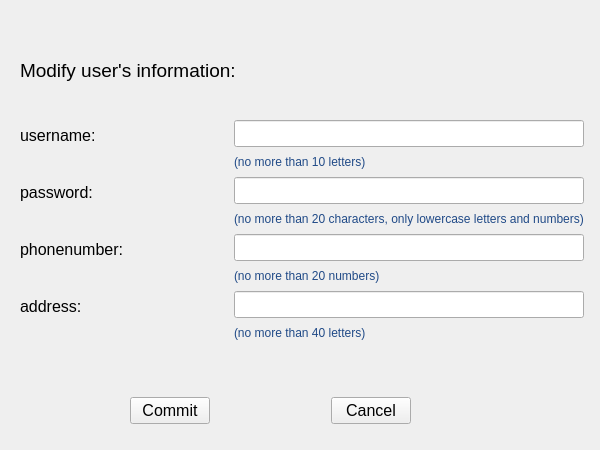
<?xml version="1.0" encoding="UTF-8"?>
<ui version="4.0">
 <class>mdfuserWidget</class>
 <widget class="QWidget" name="mdfuserWidget">
  <property name="geometry">
   <rect>
    <x>0</x>
    <y>0</y>
    <width>600</width>
    <height>450</height>
   </rect>
  </property>
  <property name="minimumSize">
   <size>
    <width>600</width>
    <height>450</height>
   </size>
  </property>
  <property name="maximumSize">
   <size>
    <width>600</width>
    <height>450</height>
   </size>
  </property>
  <property name="windowTitle">
   <string>Modify user's information</string>
  </property>
  <widget class="QWidget" name="layoutWidget">
   <property name="geometry">
    <rect>
     <x>20</x>
     <y>120</y>
     <width>564</width>
     <height>222</height>
    </rect>
   </property>
   <layout class="QHBoxLayout" name="horizontalLayout">
    <item>
     <layout class="QVBoxLayout" name="verticalLayout">
      <item>
       <widget class="QLabel" name="usernameLabel">
        <property name="font">
         <font>
          <pointsize>12</pointsize>
         </font>
        </property>
        <property name="text">
         <string>username:</string>
        </property>
       </widget>
      </item>
      <item>
       <spacer name="horizontalSpacer">
        <property name="orientation">
         <enum>Qt::Horizontal</enum>
        </property>
        <property name="sizeHint" stdset="0">
         <size>
          <width>40</width>
          <height>20</height>
         </size>
        </property>
       </spacer>
      </item>
      <item>
       <widget class="QLabel" name="pswdLabel">
        <property name="font">
         <font>
          <pointsize>12</pointsize>
         </font>
        </property>
        <property name="text">
         <string>password:</string>
        </property>
       </widget>
      </item>
      <item>
       <spacer name="horizontalSpacer_2">
        <property name="orientation">
         <enum>Qt::Horizontal</enum>
        </property>
        <property name="sizeHint" stdset="0">
         <size>
          <width>40</width>
          <height>20</height>
         </size>
        </property>
       </spacer>
      </item>
      <item>
       <widget class="QLabel" name="phonenumLabel">
        <property name="font">
         <font>
          <pointsize>12</pointsize>
         </font>
        </property>
        <property name="text">
         <string>phonenumber:</string>
        </property>
       </widget>
      </item>
      <item>
       <spacer name="horizontalSpacer_3">
        <property name="orientation">
         <enum>Qt::Horizontal</enum>
        </property>
        <property name="sizeHint" stdset="0">
         <size>
          <width>40</width>
          <height>20</height>
         </size>
        </property>
       </spacer>
      </item>
      <item>
       <widget class="QLabel" name="addrLabel">
        <property name="font">
         <font>
          <pointsize>12</pointsize>
         </font>
        </property>
        <property name="text">
         <string>address:</string>
        </property>
       </widget>
      </item>
      <item>
       <spacer name="horizontalSpacer_4">
        <property name="orientation">
         <enum>Qt::Horizontal</enum>
        </property>
        <property name="sizeHint" stdset="0">
         <size>
          <width>40</width>
          <height>20</height>
         </size>
        </property>
       </spacer>
      </item>
     </layout>
    </item>
    <item>
     <layout class="QVBoxLayout" name="verticalLayout_2">
      <item>
       <widget class="QLineEdit" name="usernameLineEdit">
        <property name="font">
         <font>
          <pointsize>12</pointsize>
         </font>
        </property>
       </widget>
      </item>
      <item>
       <widget class="QLabel" name="usernameTip">
        <property name="text">
         <string>&lt;html&gt;&lt;head/&gt;&lt;body&gt;&lt;p&gt;&lt;span style=&quot; color:#204a87;&quot;&gt;(no more than 10 letters)&lt;/span&gt;&lt;/p&gt;&lt;/body&gt;&lt;/html&gt;</string>
        </property>
       </widget>
      </item>
      <item>
       <widget class="QLineEdit" name="pswdLineEdit">
        <property name="font">
         <font>
          <pointsize>12</pointsize>
         </font>
        </property>
       </widget>
      </item>
      <item>
       <widget class="QLabel" name="pswdTip">
        <property name="text">
         <string>&lt;html&gt;&lt;head/&gt;&lt;body&gt;&lt;p&gt;&lt;span style=&quot; color:#204a87;&quot;&gt;(no more than 20 characters, only lowercase letters and numbers)&lt;/span&gt;&lt;/p&gt;&lt;/body&gt;&lt;/html&gt;</string>
        </property>
       </widget>
      </item>
      <item>
       <widget class="QLineEdit" name="phonenumLineEdit">
        <property name="font">
         <font>
          <pointsize>12</pointsize>
         </font>
        </property>
       </widget>
      </item>
      <item>
       <widget class="QLabel" name="phonenumTip">
        <property name="text">
         <string>&lt;html&gt;&lt;head/&gt;&lt;body&gt;&lt;p&gt;&lt;span style=&quot; color:#204a87;&quot;&gt;(no more than 20 numbers)&lt;/span&gt;&lt;/p&gt;&lt;/body&gt;&lt;/html&gt;</string>
        </property>
       </widget>
      </item>
      <item>
       <widget class="QLineEdit" name="addrLineEdit">
        <property name="font">
         <font>
          <pointsize>12</pointsize>
         </font>
        </property>
       </widget>
      </item>
      <item>
       <widget class="QLabel" name="addrTip">
        <property name="text">
         <string>&lt;html&gt;&lt;head/&gt;&lt;body&gt;&lt;p&gt;&lt;span style=&quot; color:#204a87;&quot;&gt;(no more than 40 letters)&lt;/span&gt;&lt;/p&gt;&lt;/body&gt;&lt;/html&gt;</string>
        </property>
       </widget>
      </item>
     </layout>
    </item>
   </layout>
  </widget>
  <widget class="QWidget" name="layoutWidget_2">
   <property name="geometry">
    <rect>
     <x>130</x>
     <y>390</y>
     <width>281</width>
     <height>41</height>
    </rect>
   </property>
   <layout class="QHBoxLayout" name="horizontalLayout_2">
    <item>
     <widget class="QPushButton" name="commitButton">
      <property name="font">
       <font>
        <pointsize>12</pointsize>
       </font>
      </property>
      <property name="text">
       <string>Commit</string>
      </property>
     </widget>
    </item>
    <item>
     <spacer name="horizontalSpacer_5">
      <property name="orientation">
       <enum>Qt::Horizontal</enum>
      </property>
      <property name="sizeHint" stdset="0">
       <size>
        <width>100</width>
        <height>20</height>
       </size>
      </property>
     </spacer>
    </item>
    <item>
     <widget class="QPushButton" name="cancelButton">
      <property name="font">
       <font>
        <pointsize>12</pointsize>
       </font>
      </property>
      <property name="text">
       <string>Cancel</string>
      </property>
     </widget>
    </item>
   </layout>
  </widget>
  <widget class="QLabel" name="label">
   <property name="geometry">
    <rect>
     <x>20</x>
     <y>60</y>
     <width>360</width>
     <height>21</height>
    </rect>
   </property>
   <property name="font">
    <font>
     <pointsize>14</pointsize>
    </font>
   </property>
   <property name="text">
    <string>Modify user's information:</string>
   </property>
  </widget>
 </widget>
 <resources/>
 <connections/>
</ui>
